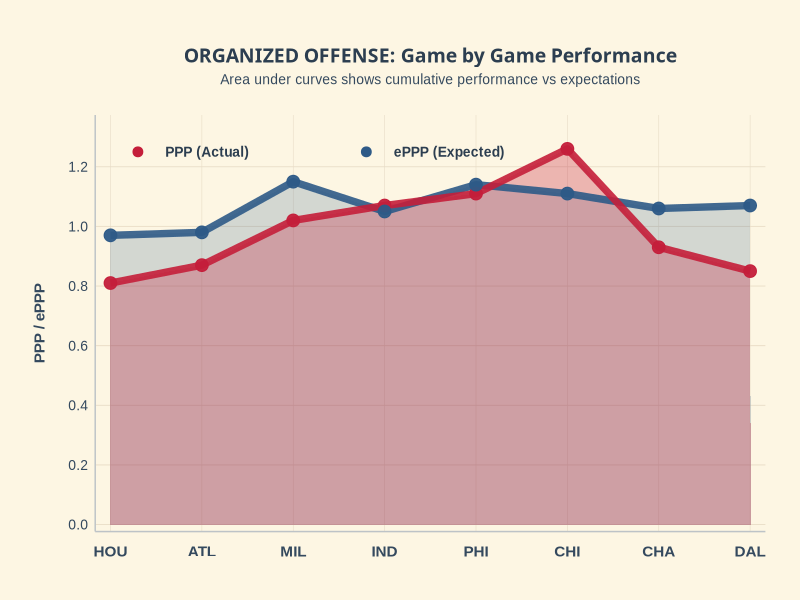

R code for this plot:
library(ggplot2)
library(dplyr)
library(tidyr)

# Create dataset
game_data <- data.frame(
  Game = c("HOU", "ATL", "MIL", "IND", "PHI", "CHI", "CHA", "DAL"),
  Game_Number = 1:8,
  Organized_Offense_PPP = c(0.81, 0.87, 1.02, 1.07, 1.11, 1.26, 0.93, 0.85),
  Organized_Offense_ePPP = c(0.97, 0.98, 1.15, 1.05, 1.14, 1.11, 1.06, 1.07)
)

# Create plot with area under curves
p1 <- ggplot(game_data, aes(x = Game_Number)) +
  # Add area under ePPP line
  geom_area(aes(y = Organized_Offense_ePPP), 
            fill = "#2E5A87", alpha = 0.2, color = NA) +
  
  # Add area under PPP line  
  geom_area(aes(y = Organized_Offense_PPP), 
            fill = "#C41E3A", alpha = 0.3, color = NA) +
  
  # Add the lines on top
  geom_line(aes(y = Organized_Offense_ePPP), 
            color = "#2E5A87", size = 2.5, alpha = 0.9) +
  geom_line(aes(y = Organized_Offense_PPP), 
            color = "#C41E3A", size = 2.5, alpha = 0.9) +
  
  # Add points
  geom_point(aes(y = Organized_Offense_PPP), 
             color = "#C41E3A", size = 4, alpha = 0.95) +
  geom_point(aes(y = Organized_Offense_ePPP), 
             color = "#2E5A87", size = 4, alpha = 0.95) +
  
  # Y and X-axis styling
  scale_x_continuous(breaks = 1:8, labels = game_data$Game, expand = c(0.02, 0.02)) +
  scale_y_continuous(limits = c(0, 1.35), breaks = seq(0, 1.3, 0.2), expand = c(0.01, 0.01)) +
  
  # Title and subtitle
  labs(title = "ORGANIZED OFFENSE: Game by Game Performance",
       subtitle = "Area under curves shows cumulative performance vs expectations",
       x = "", y = "PPP / ePPP") +
  
  # Styling
  theme_minimal() +
  theme(
    plot.background = element_rect(fill = "#FDF6E3", color = NA),
    panel.background = element_rect(fill = "#FDF6E3", color = NA),
    plot.title = element_text(family = "Arial Black", size = 14, face = "bold", 
                              hjust = 0.5, margin = margin(t = 15, b = 5), color = "#2C3E50"),
    plot.subtitle = element_text(family = "Arial", size = 10, 
                                 hjust = 0.5, margin = margin(b = 20), color = "#34495E"),
    axis.text.x = element_text(family = "Arial", size = 11, face = "bold", color = "#34495E", 
                               margin = margin(t = 8)),
    axis.text.y = element_text(family = "Arial", size = 10, color = "#34495E"),
    axis.title.y = element_text(family = "Arial", size = 11, face = "bold", color = "#34495E", 
                                angle = 90, margin = margin(r = 15)),
    panel.grid.major.y = element_line(color = "#E8DCC6", size = 0.3),
    panel.grid.major.x = element_line(color = "#E8DCC6", size = 0.2),
    panel.grid.minor = element_blank(),
    plot.margin = margin(20, 25, 15, 25),
    axis.line.x = element_line(color = "#BDC3C7", size = 0.5),
    axis.line.y = element_line(color = "#BDC3C7", size = 0.5)
  ) +
  
  # Add legend
  annotate("point", x = 1.3, y = 1.25, color = "#C41E3A", size = 3) +
  annotate("text", x = 1.6, y = 1.25, label = "PPP (Actual)", 
           family = "Arial", size = 3.5, color = "#2C3E50", hjust = 0, fontface = "bold") +
  annotate("point", x = 3.8, y = 1.25, color = "#2E5A87", size = 3) +
  annotate("text", x = 4.1, y = 1.25, label = "ePPP (Expected)", 
           family = "Arial", size = 3.5, color = "#2C3E50", hjust = 0, fontface = "bold")

# Display plot
print(p1)